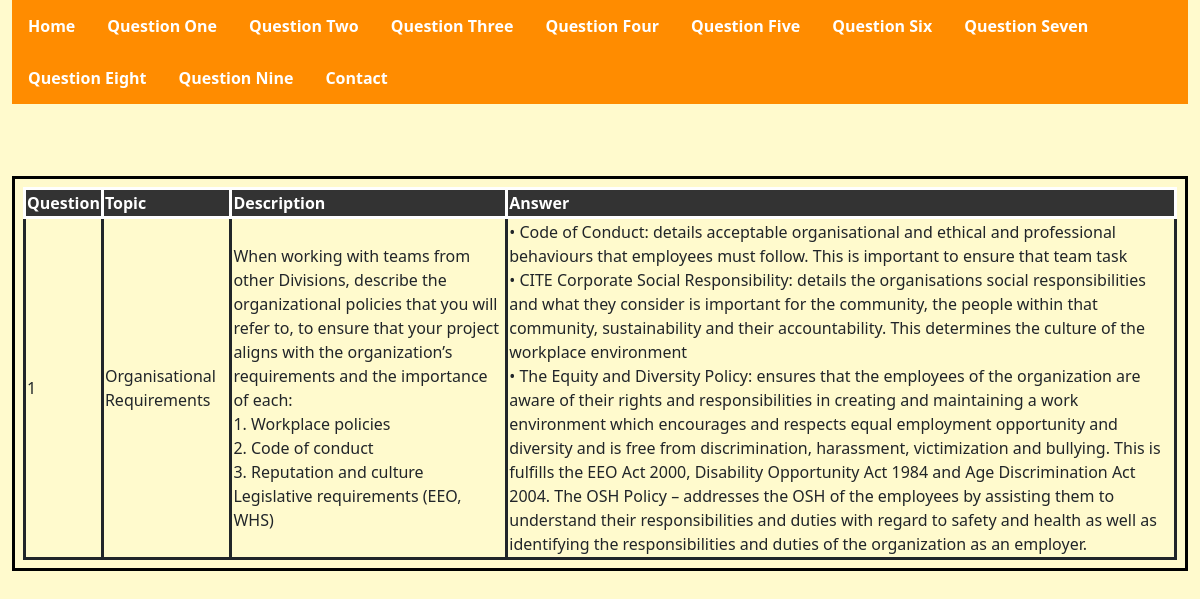
The app's page /Question1.php with its own data.
### tables this page shows
CREATE TABLE `questions` (
  `Question` int(11) NOT NULL AUTO_INCREMENT,
  `Topic` text NOT NULL,
  `Description` text NOT NULL,
  `Answer` text NOT NULL,
  UNIQUE KEY `Question` (`Question`)
);

### Question1.php (the view, shortened to what this page needs)
<!DOCTYPE html>
<html>
<head>
<link href="https://cdn.jsdelivr.net/npm/bootstrap@5.0.2/dist/css/bootstrap.min.css" rel="stylesheet">
 <link rel="stylesheet" href="formating.css">
</head>
<body>
<div class = 'container-fluid', id= "Question1">
<?php
     include_once('navigation.php');
$mysqli = new mysqli("localhost", "root", "MyWeb20", "assessmentTwo");
?>
<br>
<br>
<br>
<div class="Table">
<table>
<div class ="Tablehead">
            <thead>
            <th>Question</th>
            <th>Topic</th>
            <th>Description</th>
            <th>Answer</th>
            </thead>
</div>
<?php
$sql = "SELECT * FROM questions WHERE Question = 1";
if($result = $mysqli->query($sql)){
    if($result->num_rows > 0){
        while($row = $result->fetch_array()){
?>
           <tr>
             <td> <?php echo  $row['Question'] ?></td>
             <td> <?php echo $row['Topic']?> </td>
             <td><?php echo $row['Description']?></td>
             <td><?php echo  $row['Answer'] ?></td>
            </tr>
      </table>
</div>
<?php
}
    } else{
        echo "No records matching your query were found.";
    }
} else{
    echo "ERROR: Could not able to execute $sql. " . $mysqli->error;
}
?>
</body>
</html>

### navigation.php
 <link rel="stylesheet" type="text/css" href="formating.css">
<ul>
<li><a href="Index.php">Home</a></li>
<li><a href="Question1.php">Question One</a></li>
<li><a href="Question2.php">Question Two</a></li>
<li><a href="Question3.php">Question Three</a></li>
<li><a href="Question4.php">Question Four</a></li>
<li><a href="Question5.php">Question Five</a></li>
<li><a href="Question6.php">Question Six</a></li>
<li><a href="Question7.php">Question Seven</a></li>
<li><a href="Question8.php">Question Eight</a></li>
<li><a href="Question9.php">Question Nine</a></li>
<li><a href="contact.php">Contact</a></li>
</ul>

### formating.css (style rules this page uses)
body { background-color: #fffacd; }
ul { list-style-type: none; margin: 0; padding: 0; overflow: hidden; background-color: #FF8C00; }
li { float: left; }
li a { display: block; color: white; text-align: center; padding: 14px 16px; text-decoration: none; font-weight: bold; }
thead { background-color: #333; color: white; }
.Table { border: 3px solid black; padding: 8px; }
.Tablehead { font-weight: bold; font-size: 30px; }
table, th, td { border:3px solid; }

### records on screen
questions: Question "1", Topic "Organisational Requirements", Description "When working with teams from other Divisions, describe the organizational policies that you will refer to, to ensure that your project aligns with the organization’s requirements and the importance of each: 1. Workplace policies 2. Code of conduct 3. Reputation and culture Legislative requirements (EEO, WHS)", Answer "• Code of Conduct: details acceptable organisational and ethical and professional behaviours that employees must follow. This is important to ensure that team task • CITE Corporate Social Responsibility: details the organisations social responsibilities and what they consider is important for the community, the people within that community, sustainability and their accountability. This determines the culture of the workplace environment • The Equity and Diversity Policy: ensures that the employees of the organization are aware of their rights and responsibilities in creating and maintaining a work environment which encourages and respects equal employment opportunity and diversity and is…"
